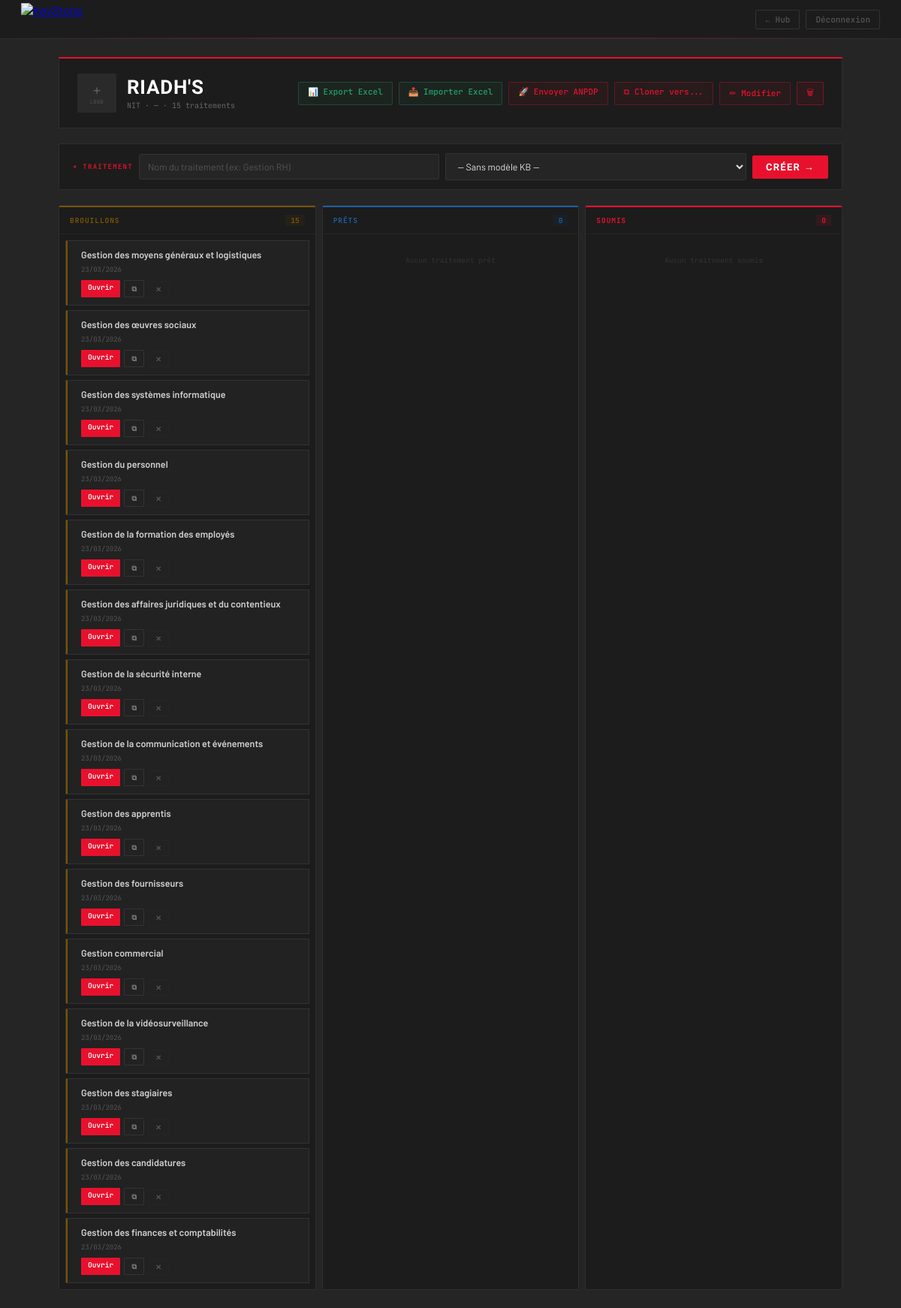
Page /company/1 (signed in) on the committed database.
### app.py (models this page shows, shortened)
class Company(db.Model):
    id          = db.Column(db.Integer, primary_key=True)
    name        = db.Column(db.String(200), nullable=False)
    nit         = db.Column(db.String(50), nullable=False)
    logo_path   = db.Column(db.String(300), default='')   # relative path under static/
    created_at  = db.Column(db.DateTime, default=datetime.utcnow)
    traitements = db.relationship('Traitement', backref='company',
                                   lazy=True, cascade='all, delete-orphan')

class Traitement(db.Model):
    id             = db.Column(db.Integer, primary_key=True)
    company_id     = db.Column(db.Integer, db.ForeignKey('company.id'), nullable=False)
    name           = db.Column(db.String(200), nullable=False)
    status         = db.Column(db.String(20), default='brouillon')
    traitement_type= db.Column(db.String(100), default='')   # knowledge base type
    data           = db.Column(db.Text, default='{}')
    created_at     = db.Column(db.DateTime, default=datetime.utcnow)
    updated_at     = db.Column(db.DateTime, default=datetime.utcnow, onupdate=datetime.utcnow)

### app.py (the view)
@app.route('/company/<int:cid>')
def company_view(cid):
    c = Company.query.get_or_404(cid)
    traitements = Traitement.query.filter_by(company_id=cid)\
                                  .order_by(Traitement.updated_at.desc()).all()
    kb_types     = KBType.query.order_by(KBType.name).all()
    all_companies= Company.query.order_by(Company.name).all()
    return render_template('company.html', company=c, traitements=traitements,
                           kb_types=kb_types, all_companies=all_companies)

### app.py (called while the page is built)
def logged_in():
    return session.get('auth') == 'ok'

@app.before_request
def require_login():
    public = ['login', 'static']
    if request.endpoint in public: return
    if not logged_in():
        if request.path.startswith('/api/'):
            return jsonify({"error": "Unauthorized"}), 401
        return redirect(url_for('login'))

### templates/company.html (shortened to what this page needs)
<!DOCTYPE html>
<html lang="fr">
<head>
</head>
<body>
<div class="topbar">
  <div class="brand">
    <a href="/"><img src="https://www.keystone.tn/wp-content/uploads/2019/05/Key-W-logo.png" alt="KeyStone" style="height:44px;width:auto;display:block"></a>
  </div>
  <div class="tright">
    <a href="/" class="tbtn tbtn-back">← Hub</a>
    <a href="/logout" class="tbtn tbtn-back">Déconnexion</a>
  </div>
</div>
<div class="main">
  <div class="co-hdr">
    <div style="display:flex;align-items:center;gap:14px">
      <div style="position:relative;cursor:pointer;flex-shrink:0" onclick="document.getElementById('logo-modal').classList.add('open')" title="Changer le logo">
        {% if company.logo_path %}
        <img src="{{ company.logo_path }}" alt="{{ company.name }}" style="width:52px;height:52px;object-fit:contain;background:#2a2a2a;border:1px solid #333333;border-radius:2px;padding:3px;display:block">
        {% else %}
        <div style="width:52px;height:52px;background:#2a2a2a;border:1px dashed #2a2a2a;border-radius:2px;display:flex;align-items:center;justify-content:center;flex-direction:column;gap:2px">
          <div style="font-size:20px;color:#666;line-height:1">+</div>
          <div style="font-size:7px;color:#555;font-family:'JetBrains Mono',monospace;text-transform:uppercase;letter-spacing:.06em">Logo</div>
        </div>
        {% endif %}
      </div>
      <div>
        <div class="co-hdr-name">{{ company.name }}</div>
        <div class="co-hdr-nit">NIT · {{ company.nit }} · {{ traitements|length }} traitement{% if traitements|length!=1 %}s{% endif %}</div>
      </div>
    </div>
    <div class="co-hdr-acts">
      <a href="/company/{{ company.id }}/export/excel" class="tbtn tbtn-green">📊 Export Excel</a>
      <a href="/company/{{ company.id }}/import" class="tbtn tbtn-green">📥 Importer Excel</a>
      <a href="/company/{{ company.id }}/inject/all" class="tbtn tbtn-red">🚀 Envoyer ANPDP</a>
      <a href="/company/{{ company.id }}/clone" class="tbtn tbtn-red">⧉ Cloner vers...</a>
      <button class="tbtn tbtn-red" onclick="document.getElementById('edit-modal').classList.add('open')">✏ Modifier</button>
      <form action="/company/{{ company.id }}/delete" method="POST" style="margin:0" onsubmit="return confirm('Supprimer {{ company.name }} et tous ses traitements ?')">
        <button type="submit" class="tbtn tbtn-del">🗑</button>
      </form>
    </div>
  </div>
  <form action="/company/{{ company.id }}/traitement/new" method="POST" class="new-t">
    <div class="new-t-lbl">+ Traitement</div>
    <input type="text" name="name" placeholder="Nom du traitement (ex: Gestion RH)" required>
    <select name="traitement_type">
      <option value="">— Sans modèle KB —</option>
    </select>
    <button type="submit" class="btn-add">Créer →</button>
  </form>
  <div class="kanban">
    <div class="col">
      <div class="col-hdr" style="border-top:2px solid #7a5500">
        <span class="col-title" style="color:#7a5500">Brouillons</span>
        <span class="col-count" style="background:rgba(90,64,0,.12);color:#7a5500">{{ traitements|selectattr('status','eq','brouillon')|list|length }}</span>
      </div>
      <div class="col-body">
        {% set brouillons = traitements|selectattr('status','eq','brouillon')|list %}
        {% if brouillons %}
          {% for t in brouillons %}
          <div class="t-card">
            <div class="t-card-accent" style="background:#7a5500"></div>
            <div class="t-card-name" style="padding-left:8px">{{ t.name }}</div>
            <div class="t-card-date" style="padding-left:8px">{{ t.updated_at.strftime('%d/%m/%Y') }}</div>
            <div class="t-card-acts" style="padding-left:8px">
              <a href="/company/{{ company.id }}/traitement/{{ t.id }}" class="t-btn t-open">Ouvrir</a>
              <button class="t-btn t-clone" onclick="openCloneModal({{ t.id }},'{{ t.name }}')">⧉</button>
              <form action="/company/{{ company.id }}/traitement/{{ t.id }}/delete" method="POST" style="margin:0" onsubmit="return confirm('Supprimer ?')">
                <button type="submit" class="t-btn t-del">✕</button>
              </form>
            </div>
          </div>
          {% endfor %}
        {% else %}
          <div class="col-empty">Aucun brouillon</div>
        {% endif %}
      </div>
    </div>
    <div class="col">
      <div class="col-hdr" style="border-top:2px solid #1a5fa0">
        <span class="col-title" style="color:#1a5fa0">Prêts</span>
        <span class="col-count" style="background:rgba(0,58,122,.12);color:#1a5fa0">{{ traitements|selectattr('status','eq','pret')|list|length }}</span>
      </div>
      <div class="col-body">
        {% set prets = traitements|selectattr('status','eq','pret')|list %}
        {% if prets %}
          {% for t in prets %}
          <div class="t-card">
            <div class="t-card-accent" style="background:#1a5fa0"></div>
            <div class="t-card-name" style="padding-left:8px">{{ t.name }}</div>
            <div class="t-card-date" style="padding-left:8px">{{ t.updated_at.strftime('%d/%m/%Y') }}</div>
            <div class="t-card-acts" style="padding-left:8px">
              <a href="/company/{{ company.id }}/traitement/{{ t.id }}" class="t-btn t-open">Ouvrir</a>
              <button class="t-btn t-clone" onclick="openCloneModal({{ t.id }},'{{ t.name }}')">⧉</button>
              <form action="/company/{{ company.id }}/traitement/{{ t.id }}/delete" method="POST" style="margin:0" onsubmit="return confirm('Supprimer ?')">
                <button type="submit" class="t-btn t-del">✕</button>
              </form>
            </div>
          </div>
          {% endfor %}
        {% else %}
          <div class="col-empty">Aucun traitement prêt</div>
        {% endif %}
      </div>
    </div>
    <div class="col">
      <div class="col-hdr" style="border-top:2px solid #E8112D">
        <span class="col-title" style="color:#E8112D">Soumis</span>
        <span class="col-count" style="background:rgba(232,17,45,.1);color:#E8112D">{{ traitements|selectattr('status','eq','soumis')|list|length }}</span>
      </div>
      <div class="col-body">
        {% set soumis = traitements|selectattr('status','eq','soumis')|list %}
        {% if soumis %}
          {% for t in soumis %}
          <div class="t-card">
            <div class="t-card-accent" style="background:#E8112D"></div>
            <div class="t-card-name" style="padding-left:8px">{{ t.name }}</div>
            <div class="t-card-date" style="padding-left:8px">{{ t.updated_at.strftime('%d/%m/%Y') }}</div>
            <div class="t-card-acts" style="padding-left:8px">
              <a href="/company/{{ company.id }}/traitement/{{ t.id }}" class="t-btn t-open">Ouvrir</a>
              <button class="t-btn t-clone" onclick="openCloneModal({{ t.id }},'{{ t.name }}')">⧉</button>
              <form action="/company/{{ company.id }}/traitement/{{ t.id }}/delete" method="POST" style="margin:0" onsubmit="return confirm('Supprimer ?')">
                <button type="submit" class="t-btn t-del">✕</button>
              </form>
            </div>
          </div>
          {% endfor %}
        {% else %}
          <div class="col-empty">Aucun traitement soumis</div>
        {% endif %}
      </div>
    </div>
  </div>
</div>
</body>
</html>

### templates/company.html (style rules this page uses)
* { box-sizing:border-box;margin:0;padding:0 }
body { font-family:'Barlow',sans-serif;background:#252525;color:#e0e0e0;min-height:100vh }
.topbar { background:#1c1c1c;border-bottom:1px solid #2e2e2e;padding:0 28px;height:52px;display:flex;align-items:center;justify-content:space-between;position:sticky;top:0;z-index:100 }
.topbar::after { content:'';position:absolute;bottom:0;left:0;right:0;height:1px;background:linear-gradient(90deg,transparent,#E8112D 30%,#E8112D 70%,transparent);opacity:.35 }
.brand { display:flex;align-items:center;gap:10px }
.tright { display:flex;align-items:center;gap:8px }
.tbtn { font-size:11px;font-family:'JetBrains Mono',monospace;padding:5px 12px;border-radius:2px;text-decoration:none;font-weight:500;transition:all .15s;cursor:pointer;border:none;font-family:'JetBrains Mono',monospace }
.tbtn-back { color:#555;border:1px solid #333333;background:transparent }
.tbtn-red { color:#E8112D;border:1px solid rgba(232,17,45,.3);background:rgba(232,17,45,.06) }
.tbtn-green { color:#21a366;border:1px solid rgba(33,163,102,.3);background:rgba(33,163,102,.06);text-decoration:none }
.tbtn-del { color:#E8112D;border:1px solid rgba(232,17,45,.4);background:rgba(232,17,45,.08) }
.main { max-width:1100px;margin:0 auto;padding:24px 28px }
.co-hdr { background:#1c1c1c;border:1px solid #2e2e2e;border-top:2px solid #E8112D;padding:20px 24px;margin-bottom:20px;display:flex;align-items:center;justify-content:space-between;gap:16px;flex-wrap:wrap }
.co-hdr-name { font-family:'Barlow Condensed',sans-serif;font-size:26px;font-weight:900;color:#fff;text-transform:uppercase;letter-spacing:.03em }
.co-hdr-nit { font-size:10px;font-family:'JetBrains Mono',monospace;color:#666;margin-top:3px }
.co-hdr-acts { display:flex;gap:8px;flex-wrap:wrap }
.new-t { background:#1c1c1c;border:1px solid #2e2e2e;padding:12px 18px;margin-bottom:20px;display:flex;gap:8px;align-items:center;flex-wrap:wrap }
.new-t-lbl { font-size:9px;font-family:'JetBrains Mono',monospace;color:#E8112D;letter-spacing:.14em;text-transform:uppercase;font-weight:600;white-space:nowrap }
.new-t input,.new-t select { flex:1;min-width:150px;padding:8px 11px;background:#252525;border:1px solid #333333;color:#e0e0e0;font-family:'Barlow',sans-serif;font-size:12.5px;border-radius:2px;outline:none;transition:border-color .15s }
.new-t input::placeholder { color:#555 }
.new-t select option { background:#111 }
.btn-add { padding:8px 18px;background:#E8112D;border:none;color:#fff;font-family:'Barlow Condensed',sans-serif;font-size:13px;font-weight:800;letter-spacing:.1em;text-transform:uppercase;cursor:pointer;border-radius:2px;white-space:nowrap;transition:background .15s;flex-shrink:0 }
.kanban { display:grid;grid-template-columns:1fr 1fr 1fr;gap:8px }
.col { background:#1c1c1c;border:1px solid #2e2e2e;border-radius:2px;overflow:hidden }
.col-hdr { padding:10px 14px;border-bottom:1px solid #252525;display:flex;align-items:center;justify-content:space-between }
.col-title { font-size:9.5px;font-weight:700;font-family:'JetBrains Mono',monospace;text-transform:uppercase;letter-spacing:.1em }
.col-count { font-size:9.5px;font-family:'JetBrains Mono',monospace;padding:1px 7px;border-radius:1px;font-weight:700 }
.col-body { padding:8px }
.t-card { background:#222;border:1px solid #333333;padding:10px 12px;margin-bottom:6px;position:relative;overflow:hidden;transition:background .12s }
.t-card:last-child { margin-bottom:0 }
.t-card-accent { position:absolute;left:0;top:0;bottom:0;width:2px }
.t-card-name { font-size:12.5px;font-weight:600;color:#d0d0d0;margin-bottom:6px;white-space:nowrap;overflow:hidden;text-overflow:ellipsis }
.t-card-date { font-size:9px;font-family:'JetBrains Mono',monospace;color:#555;margin-bottom:8px }
.t-card-acts { display:flex;gap:5px }
.t-btn { font-size:9.5px;font-family:'JetBrains Mono',monospace;padding:3px 9px;border-radius:1px;cursor:pointer;border:none;font-weight:600;text-decoration:none;transition:all .12s;white-space:nowrap }
.t-open { background:#E8112D;color:#fff }
.t-clone { background:transparent;color:#777;border:1px solid #333333 }
.t-del { background:transparent;color:#555;border:1px solid #252525 }
.col-empty { padding:20px;text-align:center;font-size:9.5px;color:#333333;font-family:'JetBrains Mono',monospace }

### rows in the picture
Company: name "RIADH'S", nit "—"
Traitement: name "Gestion des moyens généraux et logistiques", updated_at "23/03/2026"
Traitement: name "Gestion des œuvres sociaux", updated_at "23/03/2026"
Traitement: name "Gestion des systèmes informatique", updated_at "23/03/2026"
Traitement: name "Gestion du personnel", updated_at "23/03/2026"
Traitement: name "Gestion de la formation des employés", updated_at "23/03/2026"
Traitement: name "Gestion des affaires juridiques et du contentieux", updated_at "23/03/2026"
Traitement: name "Gestion de la sécurité interne", updated_at "23/03/2026"
Traitement: name "Gestion de la communication et événements", updated_at "23/03/2026"
Traitement: name "Gestion des apprentis", updated_at "23/03/2026"
Traitement: name "Gestion des fournisseurs", updated_at "23/03/2026"
Traitement: name "Gestion commercial", updated_at "23/03/2026"
Traitement: name "Gestion de la vidéosurveillance", updated_at "23/03/2026"
Traitement: name "Gestion des stagiaires", updated_at "23/03/2026"
Traitement: name "Gestion des candidatures", updated_at "23/03/2026"
Traitement: name "Gestion des finances et comptabilités", updated_at "23/03/2026"

### other values in the picture
{{ traitements|length }} "15"
{{ traitements|selectattr('status','eq','brouillon')|list|length }} "15"
{{ traitements|selectattr('status','eq','pret')|list|length }} "0"
{{ traitements|selectattr('status','eq','soumis')|list|length }} "0"
